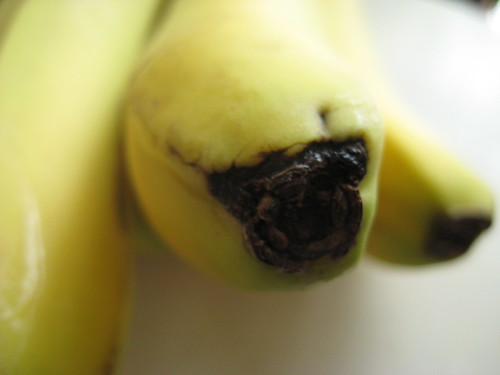
#> input picture ImageNet_images/banana/1096924927_b66d7f0599.jpg, 500 x 375 px; its folder holds only this picture in this run
$ python create_water_occlusion_with_masks.py   (older library calls are emulated)
#> lines starting #> are read from the running program, lines starting #| are printed output that depends on the picture; after the words box and inside, x2 and y2 are one past the last pixel; in counts of white or black regions, pixels touching at a corner belong together
#> in main, img is the input picture: shape (375, 500, 3); mean B, G, R 102.4, 155.3, 163.2
import cv2
import numpy as np
import os
import random
from tqdm import tqdm

# ================= CONFIGURATION =================
SOURCE_ROOT = "../ImageNet_images"
DEST_ROOT = "../Distorted_Images/Water_Occlusion"
MASK_ROOT = "../Distorted_Images/Water_Masks"

# 1. Water Droplet Parameters (INCREASED SEVERITY)
# We increased these values to ensure the Baseline Accuracy (R') drops significantly.
NUM_DROPS = 40            # (More coverage)
MIN_RADIUS = 15           #
MAX_RADIUS = 50           # (Larger distorted areas)
REFRACTION_STRENGTH = 25  #  (Pixels warp heavily)

# 2. Geometric Parameters (Must match Low-Light script logic)
ENABLE_FLIP = True
ENABLE_ROTATION = True
ROTATION_ANGLE = 15
# =================================================

def apply_geometric_distortion(image):
    """
    Flips and rotates the image to break spatial alignment with training data.
    """
    height, width = image.shape[:2]
#> height = 375; width = 500

    # 1. Horizontal Flip
    if ENABLE_FLIP:
        image = cv2.flip(image, 1)
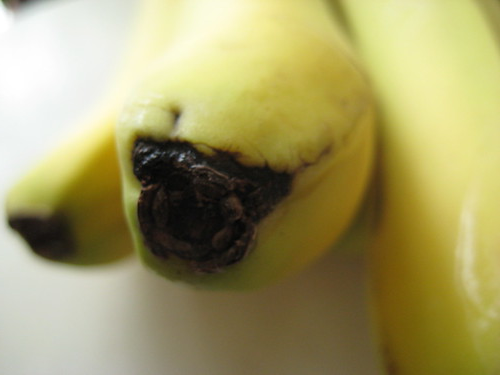
#> image: shape (375, 500, 3); mean of channels 0, 1, 2 102.4, 155.3, 163.2; drawn as B, G, R

    # 2. Rotation
    if ENABLE_ROTATION:
        angle = np.random.uniform(-ROTATION_ANGLE, ROTATION_ANGLE)
        center = (width // 2, height // 2)
#> center = (250, 187)
        M = cv2.getRotationMatrix2D(center, angle, 1.2)
        image = cv2.warpAffine(image, M, (width, height), borderMode=cv2.BORDER_REFLECT)

    return image

def apply_water_occlusion(image):
    """
    Simulates water droplets via displacement mapping and returns the image + mask.
    """
    h, w = image.shape[:2]
#> h = 375; w = 500

    # 1. Create Buffers
    height_map = np.zeros((h, w), dtype=np.float32)
    binary_mask = np.zeros((h, w), dtype=np.uint8) # Ground Truth Mask

    # 2. Generate Random Droplets
    for _ in range(NUM_DROPS):
        x = random.randint(0, w)
        y = random.randint(0, h)
        r = random.randint(MIN_RADIUS, MAX_RADIUS)

        # A. Draw on Binary Mask (Solid White for Ground Truth)
        cv2.circle(binary_mask, (x, y), r, 255, -1)

        # B. Draw on Height Map (Gradient Sphere for Physics)
        y_grid, x_grid = np.ogrid[-r:r, -r:r]
        # Equation of sphere: z = sqrt(r^2 - x^2 - y^2)
        drop_shape = np.maximum(0, r**2 - x_grid**2 - y_grid**2)
        drop_shape = np.sqrt(drop_shape)

        # Normalize and Scale by Strength
        drop_shape = (drop_shape / r) * REFRACTION_STRENGTH * 10

        # Place on map (handle boundaries)
        y1, y2 = max(0, y-r), min(h, y+r)
        x1, x2 = max(0, x-r), min(w, x+r)

        # Crop drop shape if it goes off edge
        drop_h_slice = drop_shape[max(0, r-y):min(2*r, r+(h-y)),
                                  max(0, r-x):min(2*r, r+(w-x))]

        # Merge into height map
        current_area = height_map[y1:y2, x1:x2]
        height_map[y1:y2, x1:x2] = np.maximum(current_area, drop_h_slice)
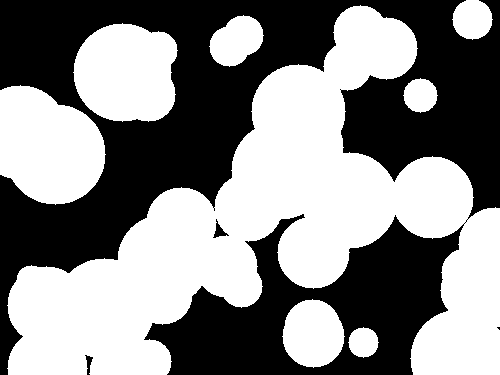
#> binary_mask: shape (375, 500); 52.7% white; 4 black regions (1 under 20 px), largest, box (x1, y1, x2, y2) and area: (0, 0, 500, 375) 88511, (213, 219, 229, 238) 110, (85, 355, 93, 375) 76
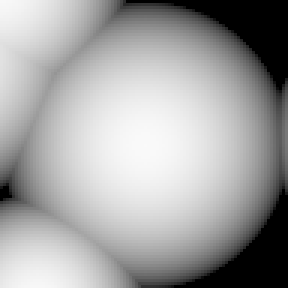
#> current_area: shape (96, 96) float32 (shown 3 times larger); min 0, max 250, mean 163.2
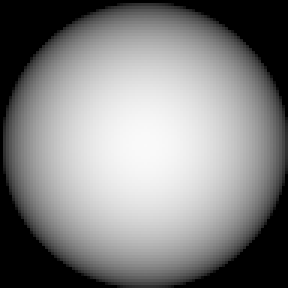
#> drop_shape: shape (96, 96) float64 (shown 3 times larger); min 0, max 250, mean 130.9
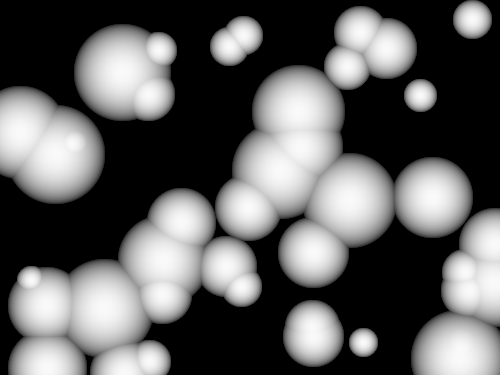
#> height_map: shape (375, 500) float32; min 0, max 250, mean 95.5

    # 3. Calculate Gradients (The 'Slope' of the water)
    grad_x = cv2.Sobel(height_map, cv2.CV_32F, 1, 0, ksize=3)
    grad_y = cv2.Sobel(height_map, cv2.CV_32F, 0, 1, ksize=3)

    # 4. Create Displacement Map (Refraction)
    grid_x, grid_y = np.meshgrid(np.arange(w), np.arange(h))
    map_x = (grid_x + grad_x).astype(np.float32)
    map_y = (grid_y + grad_y).astype(np.float32)

    # 5. Apply Remap
    refracted_img = cv2.remap(image, map_x, map_y, interpolation=cv2.INTER_LINEAR)

    # 6. Composite (Blur the wet parts)
    blurred_img = cv2.GaussianBlur(refracted_img, (5, 5), 0)
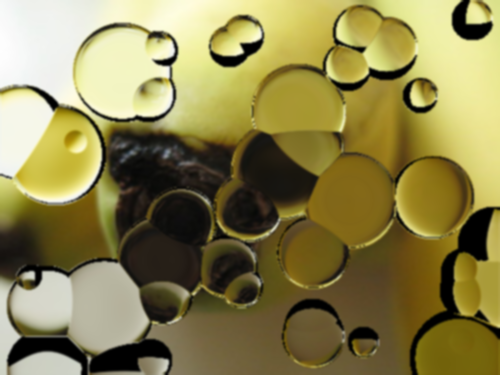
#> blurred_img: shape (375, 500, 3); mean of channels 0, 1, 2 78.1, 129.8, 139.1; drawn as B, G, R

    # Normalize mask to 0-1 for math
    mask_3ch = cv2.cvtColor(binary_mask, cv2.COLOR_GRAY2BGR) / 255.0

    # Final = (Wet_Blur * Mask) + (Dry_Original * (1-Mask))
    final_img = (blurred_img * mask_3ch + image * (1.0 - mask_3ch))

    # 7. Add Specular Highlights (White noise on droplets)
    noise = np.random.normal(0, 20, image.shape).astype(np.float32)
    final_img = final_img + (noise * mask_3ch * 0.4) # Add mild noise to wet parts
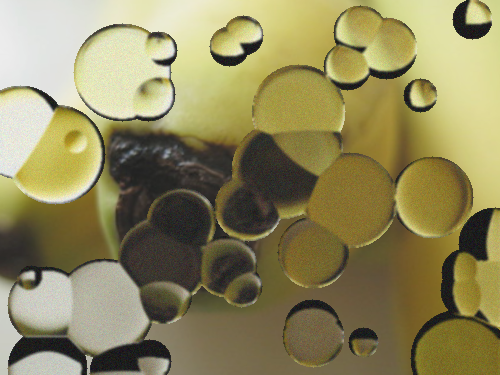
#> final_img: shape (375, 500, 3) float64; mean of channels 0, 1, 2 78.9, 131, 140.4; drawn with min black and max white

    return np.clip(final_img, 0, 255).astype(np.uint8), binary_mask

def main():
    if not os.path.exists(SOURCE_ROOT):
        print(f"Error: Source directory '{SOURCE_ROOT}' not found.")
        return

    classes = [d for d in os.listdir(SOURCE_ROOT)
               if os.path.isdir(os.path.join(SOURCE_ROOT, d))]

    print(f"Processing {len(classes)} classes for Heavy Water Occlusion...")

    for class_name in classes:
        src_class_path = os.path.join(SOURCE_ROOT, class_name)

        # Destination Paths
        dest_class_path = os.path.join(DEST_ROOT, class_name)
        mask_class_path = os.path.join(MASK_ROOT, class_name)

        os.makedirs(dest_class_path, exist_ok=True)
        os.makedirs(mask_class_path, exist_ok=True)

        images = [f for f in os.listdir(src_class_path)
                  if f.lower().endswith(('.png', '.jpg', '.jpeg'))]

        for img_name in tqdm(images, desc=class_name):
            img_path = os.path.join(src_class_path, img_name)
            img = cv2.imread(img_path)

            if img is None: continue

            # STEP 1: Geometric Distortion
            geo_img = apply_geometric_distortion(img)

            # STEP 2: Water Occlusion + Mask Generation
            final_img, mask = apply_water_occlusion(geo_img)

            # STEP 3: Save Both
            cv2.imwrite(os.path.join(dest_class_path, img_name), final_img)
            cv2.imwrite(os.path.join(mask_class_path, img_name), mask)
#> pass 2 of the loop in main, `for class_name in classes:`:
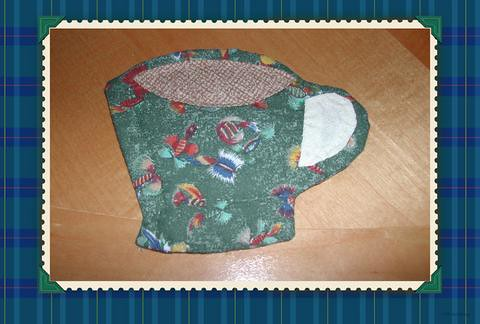
#> input picture ImageNet_images/coffee mug/11832838_bbe1a5527e.jpg, 480 x 324 px
#> in main, img is the input picture: shape (324, 480, 3); mean B, G, R 111.5, 116.2, 112.1
#> after the loop in apply_water_occlusion (call 2), `for _ in range(NUM_DROPS):`:
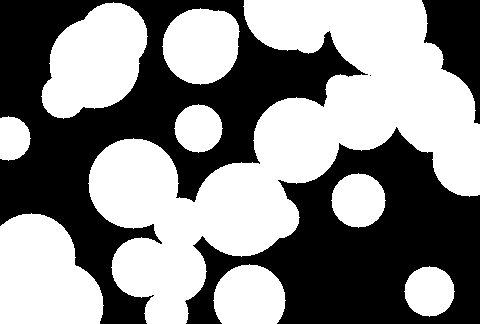
#> binary_mask: shape (324, 480); 53.4% white; 4 black regions (1 under 20 px), largest, box (x1, y1, x2, y2) and area: (0, 0, 368, 324) 39121, (185, 127, 480, 324) 29404, (422, 0, 480, 124) 3977
#> refracted_img: shape (324, 480, 3)
#> blurred_img: shape (324, 480, 3)
#> in apply_water_occlusion (call 2), `final_img = final_img + (noise * mask_3ch * 0.4)`:
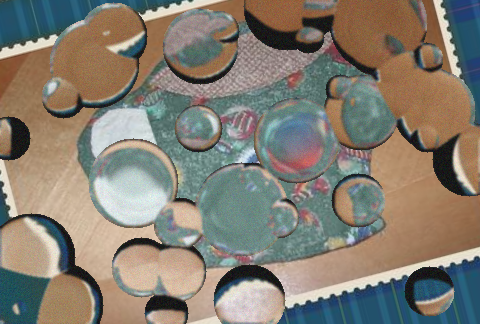
#> final_img: shape (324, 480, 3) float64; mean of channels 0, 1, 2 107.3, 121, 128.6; drawn with min black and max white

    print(f"\nDone! Distorted images at: {DEST_ROOT}")
    print(f"Ground Truth masks at: {MASK_ROOT}")

if __name__ == "__main__":
    main()
